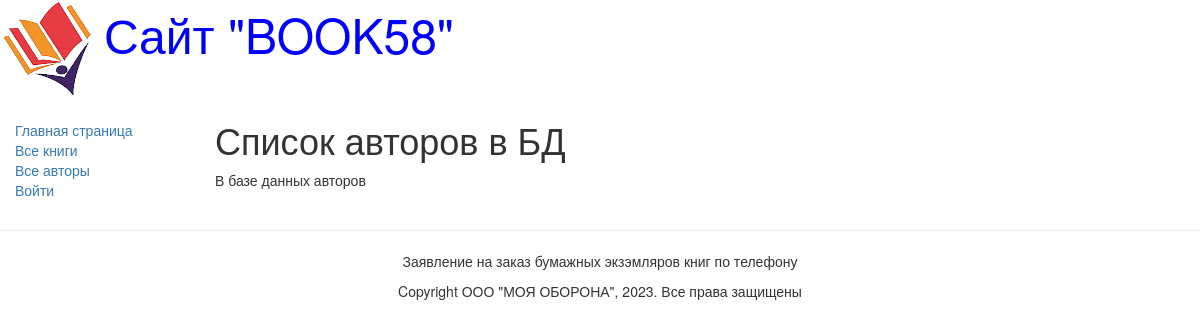
/authors/, run on an earlier commit of the app's database.
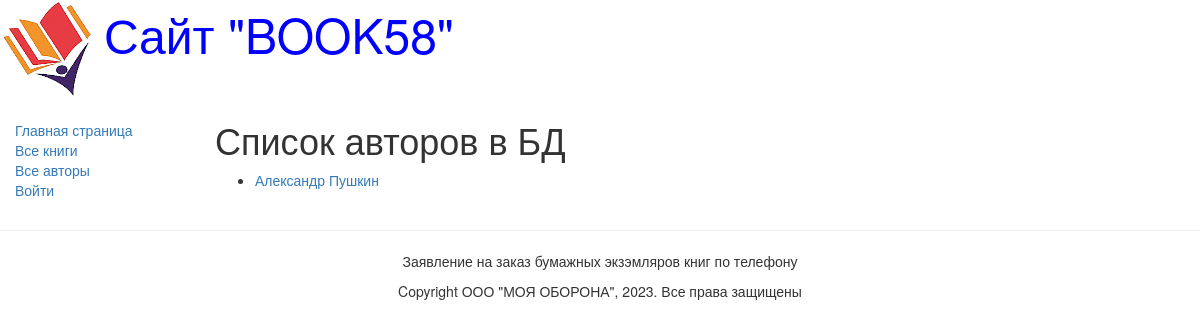
And on a later commit of the database.
### catalog/models.py (models this page shows, shortened)
class Author(models.Model):
    first_name = models.CharField(max_length=100, help_text="Введите имя автора", verbose_name="Имя автора")
    last_name = models.CharField(max_length=100, help_text="Введите фамилию автора", verbose_name="Фамилия автора")
    date_of_birth=models.DateField(help_text="Введите дату рождения", verbose_name="Дата рождения", null=True, blank=True)
    date_of_death = models.DateField(help_text="Введите дату смерти", verbose_name="Дата смерти", null=True,blank=True)
    biographi = models.TextField(max_length=10000, help_text="Введите биографию автора", verbose_name="Биография автора", null=True, blank=True)
    def get_absolute_url(self):
        return reverse('author-detail', args=[str(self.id)])

### catalog/views.py (the view)
# urls.py: url(r'^authors/$', views.AuthorListView.as_view(), name='authors'),
class AuthorListView(generic.ListView):
    model = Author
    paginate_by = 3

### templates/catalog/author_list.html
{% extends "base_generic.html" %}
{% block content %}
    <h1>Список авторов в БД</h1>
    {% if author_list %}
    <ul>
      {% for author in author_list.all %}
      <li>
        <a href="{{ author.get_absolute_url }}">
                 {{ author.first_name }}
                 {{author.last_name}} </a>
      </li>
      {% endfor %}
    </ul>
    {% else %}
      <p>В базе данных авторов</p>
    {% endif %}
{% endblock %}

What changed in the data, as far as the page shows it:
added Author: first_name "Александр", last_name "Пушкин"
Also different on the page:
text no longer shown: "В базе данных авторов"
